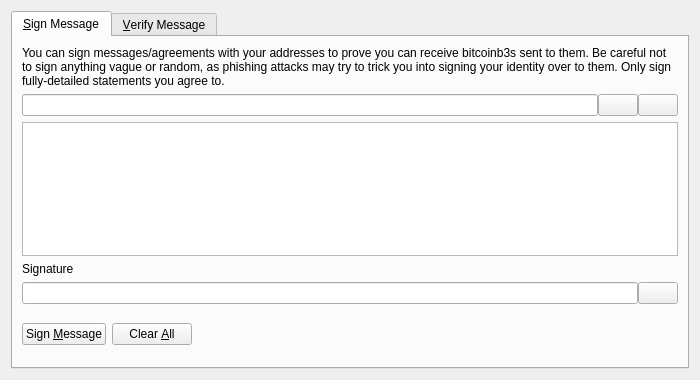
<?xml version="1.0" encoding="UTF-8"?>
<ui version="4.0">
 <class>SignVerifyMessageDialog</class>
 <widget class="QDialog" name="SignVerifyMessageDialog">
  <property name="geometry">
   <rect>
    <x>0</x>
    <y>0</y>
    <width>700</width>
    <height>380</height>
   </rect>
  </property>
  <property name="windowTitle">
   <string>Signatures - Sign / Verify a Message</string>
  </property>
  <property name="modal">
   <bool>true</bool>
  </property>
  <layout class="QVBoxLayout" name="verticalLayout">
   <item>
    <widget class="QTabWidget" name="tabWidget">
     <property name="currentIndex">
      <number>0</number>
     </property>
     <widget class="QWidget" name="tabSignMessage">
      <attribute name="title">
       <string>&amp;Sign Message</string>
      </attribute>
      <layout class="QVBoxLayout" name="verticalLayout_SM">
       <item>
        <widget class="QLabel" name="infoLabel_SM">
         <property name="text">
          <string>You can sign messages/agreements with your addresses to prove you can receive bitcoinb3s sent to them. Be careful not to sign anything vague or random, as phishing attacks may try to trick you into signing your identity over to them. Only sign fully-detailed statements you agree to.</string>
         </property>
         <property name="textFormat">
          <enum>Qt::PlainText</enum>
         </property>
         <property name="wordWrap">
          <bool>true</bool>
         </property>
        </widget>
       </item>
       <item>
        <layout class="QHBoxLayout" name="horizontalLayout_1_SM">
         <property name="spacing">
          <number>0</number>
         </property>
         <item>
          <widget class="QValidatedLineEdit" name="addressIn_SM">
           <property name="toolTip">
            <string>The BitcoinB3 address to sign the message with</string>
           </property>
          </widget>
         </item>
         <item>
          <widget class="QPushButton" name="addressBookButton_SM">
           <property name="toolTip">
            <string>Choose previously used address</string>
           </property>
           <property name="text">
            <string/>
           </property>
           <property name="icon">
            <iconset resource="../bitcoinb3.qrc">
             <normaloff>:/icons/address-book</normaloff>:/icons/address-book</iconset>
           </property>
           <property name="shortcut">
            <string>Alt+A</string>
           </property>
           <property name="autoDefault">
            <bool>false</bool>
           </property>
          </widget>
         </item>
         <item>
          <widget class="QPushButton" name="pasteButton_SM">
           <property name="toolTip">
            <string>Paste address from clipboard</string>
           </property>
           <property name="text">
            <string/>
           </property>
           <property name="icon">
            <iconset resource="../bitcoinb3.qrc">
             <normaloff>:/icons/editpaste</normaloff>:/icons/editpaste</iconset>
           </property>
           <property name="shortcut">
            <string>Alt+P</string>
           </property>
           <property name="autoDefault">
            <bool>false</bool>
           </property>
          </widget>
         </item>
        </layout>
       </item>
       <item>
        <widget class="QPlainTextEdit" name="messageIn_SM">
         <property name="toolTip">
          <string>Enter the message you want to sign here</string>
         </property>
        </widget>
       </item>
       <item>
        <widget class="QLabel" name="signatureLabel_SM">
         <property name="text">
          <string>Signature</string>
         </property>
         <property name="textFormat">
          <enum>Qt::PlainText</enum>
         </property>
        </widget>
       </item>
       <item>
        <layout class="QHBoxLayout" name="horizontalLayout_2_SM">
         <property name="spacing">
          <number>0</number>
         </property>
         <item>
          <widget class="QLineEdit" name="signatureOut_SM">
           <property name="font">
            <font>
             <italic>true</italic>
            </font>
           </property>
           <property name="readOnly">
            <bool>true</bool>
           </property>
          </widget>
         </item>
         <item>
          <widget class="QPushButton" name="copySignatureButton_SM">
           <property name="toolTip">
            <string>Copy the current signature to the system clipboard</string>
           </property>
           <property name="text">
            <string/>
           </property>
           <property name="icon">
            <iconset resource="../bitcoinb3.qrc">
             <normaloff>:/icons/editcopy</normaloff>:/icons/editcopy</iconset>
           </property>
           <property name="autoDefault">
            <bool>false</bool>
           </property>
          </widget>
         </item>
        </layout>
       </item>
       <item>
        <layout class="QHBoxLayout" name="horizontalLayout_3_SM">
         <item>
          <widget class="QPushButton" name="signMessageButton_SM">
           <property name="toolTip">
            <string>Sign the message to prove you own this BitcoinB3 address</string>
           </property>
           <property name="text">
            <string>Sign &amp;Message</string>
           </property>
           <property name="icon">
            <iconset resource="../bitcoinb3.qrc">
             <normaloff>:/icons/edit</normaloff>:/icons/edit</iconset>
           </property>
           <property name="autoDefault">
            <bool>false</bool>
           </property>
          </widget>
         </item>
         <item>
          <widget class="QPushButton" name="clearButton_SM">
           <property name="toolTip">
            <string>Reset all sign message fields</string>
           </property>
           <property name="text">
            <string>Clear &amp;All</string>
           </property>
           <property name="icon">
            <iconset resource="../bitcoinb3.qrc">
             <normaloff>:/icons/remove</normaloff>:/icons/remove</iconset>
           </property>
           <property name="autoDefault">
            <bool>false</bool>
           </property>
          </widget>
         </item>
         <item>
          <spacer name="horizontalSpacer_1_SM">
           <property name="orientation">
            <enum>Qt::Horizontal</enum>
           </property>
           <property name="sizeHint" stdset="0">
            <size>
             <width>40</width>
             <height>48</height>
            </size>
           </property>
          </spacer>
         </item>
         <item>
          <widget class="QLabel" name="statusLabel_SM">
           <property name="font">
            <font>
             <weight>75</weight>
             <bold>true</bold>
            </font>
           </property>
           <property name="text">
            <string/>
           </property>
           <property name="wordWrap">
            <bool>true</bool>
           </property>
          </widget>
         </item>
         <item>
          <spacer name="horizontalSpacer_2_SM">
           <property name="orientation">
            <enum>Qt::Horizontal</enum>
           </property>
           <property name="sizeHint" stdset="0">
            <size>
             <width>40</width>
             <height>48</height>
            </size>
           </property>
          </spacer>
         </item>
        </layout>
       </item>
      </layout>
     </widget>
     <widget class="QWidget" name="tabVerifyMessage">
      <attribute name="title">
       <string>&amp;Verify Message</string>
      </attribute>
      <layout class="QVBoxLayout" name="verticalLayout_VM">
       <item>
        <widget class="QLabel" name="infoLabel_VM">
         <property name="text">
          <string>Enter the receiver's address, message (ensure you copy line breaks, spaces, tabs, etc. exactly) and signature below to verify the message. Be careful not to read more into the signature than what is in the signed message itself, to avoid being tricked by a man-in-the-middle attack. Note that this only proves the signing party receives with the address, it cannot prove sendership of any transaction!</string>
         </property>
         <property name="textFormat">
          <enum>Qt::PlainText</enum>
         </property>
         <property name="alignment">
          <set>Qt::AlignLeading|Qt::AlignLeft|Qt::AlignTop</set>
         </property>
         <property name="wordWrap">
          <bool>true</bool>
         </property>
        </widget>
       </item>
       <item>
        <layout class="QHBoxLayout" name="horizontalLayout_1_VM">
         <property name="spacing">
          <number>0</number>
         </property>
         <item>
          <widget class="QValidatedLineEdit" name="addressIn_VM">
           <property name="toolTip">
            <string>The BitcoinB3 address the message was signed with</string>
           </property>
          </widget>
         </item>
         <item>
          <widget class="QPushButton" name="addressBookButton_VM">
           <property name="toolTip">
            <string>Choose previously used address</string>
           </property>
           <property name="text">
            <string/>
           </property>
           <property name="icon">
            <iconset resource="../bitcoinb3.qrc">
             <normaloff>:/icons/address-book</normaloff>:/icons/address-book</iconset>
           </property>
           <property name="shortcut">
            <string>Alt+A</string>
           </property>
           <property name="autoDefault">
            <bool>false</bool>
           </property>
          </widget>
         </item>
        </layout>
       </item>
       <item>
        <widget class="QPlainTextEdit" name="messageIn_VM"/>
       </item>
       <item>
        <widget class="QValidatedLineEdit" name="signatureIn_VM"/>
       </item>
       <item>
        <layout class="QHBoxLayout" name="horizontalLayout_2_VM">
         <item>
          <widget class="QPushButton" name="verifyMessageButton_VM">
           <property name="toolTip">
            <string>Verify the message to ensure it was signed with the specified BitcoinB3 address</string>
           </property>
           <property name="text">
            <string>Verify &amp;Message</string>
           </property>
           <property name="icon">
            <iconset resource="../bitcoinb3.qrc">
             <normaloff>:/icons/transaction_0</normaloff>:/icons/transaction_0</iconset>
           </property>
           <property name="autoDefault">
            <bool>false</bool>
           </property>
          </widget>
         </item>
         <item>
          <widget class="QPushButton" name="clearButton_VM">
           <property name="toolTip">
            <string>Reset all verify message fields</string>
           </property>
           <property name="text">
            <string>Clear &amp;All</string>
           </property>
           <property name="icon">
            <iconset resource="../bitcoinb3.qrc">
             <normaloff>:/icons/remove</normaloff>:/icons/remove</iconset>
           </property>
           <property name="autoDefault">
            <bool>false</bool>
           </property>
          </widget>
         </item>
         <item>
          <spacer name="horizontalSpacer_1_VM">
           <property name="orientation">
            <enum>Qt::Horizontal</enum>
           </property>
           <property name="sizeHint" stdset="0">
            <size>
             <width>40</width>
             <height>48</height>
            </size>
           </property>
          </spacer>
         </item>
         <item>
          <widget class="QLabel" name="statusLabel_VM">
           <property name="font">
            <font>
             <weight>75</weight>
             <bold>true</bold>
            </font>
           </property>
           <property name="text">
            <string/>
           </property>
           <property name="wordWrap">
            <bool>true</bool>
           </property>
          </widget>
         </item>
         <item>
          <spacer name="horizontalSpacer_2_VM">
           <property name="orientation">
            <enum>Qt::Horizontal</enum>
           </property>
           <property name="sizeHint" stdset="0">
            <size>
             <width>40</width>
             <height>48</height>
            </size>
           </property>
          </spacer>
         </item>
        </layout>
       </item>
      </layout>
     </widget>
    </widget>
   </item>
  </layout>
 </widget>
 <customwidgets>
  <customwidget>
   <class>QValidatedLineEdit</class>
   <extends>QLineEdit</extends>
   <header>qt/qvalidatedlineedit.h</header>
  </customwidget>
 </customwidgets>
 <resources>
  <include location="../bitcoinb3.qrc"/>
 </resources>
 <connections/>
</ui>
